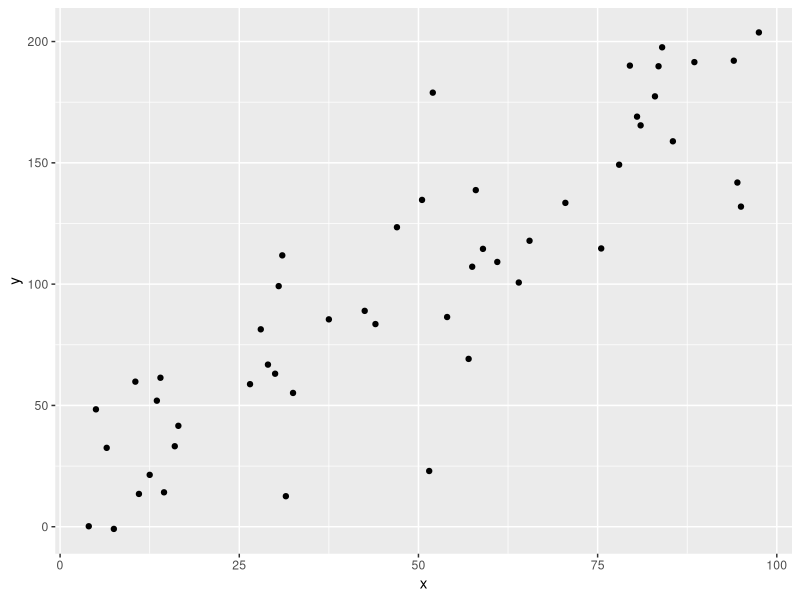
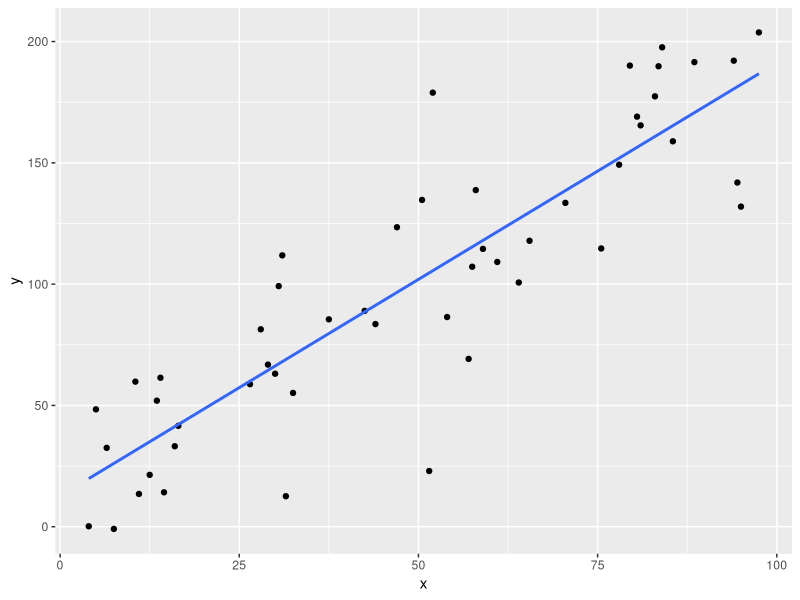

R code for these plots, in order:
## ---- chunk 1
x <- sample(seq(1,100,.5),50)
y <- 2*x + rnorm(50,0,30)
ggplot2::ggplot(data.frame(x,y), ggplot2::aes(x = x, y = y)) + 
        ggplot2::geom_point()
## ---- chunk 2
ggplot2::ggplot(data.frame(x,y), ggplot2::aes(x = x, y = y)) + 
        ggplot2::geom_point() + 
  ggplot2::geom_smooth(method='lm', formula= y~x, se = F)
## ---- chunk 3
x1 <- sample(seq(-100,250,.75),75)
x2 <- sample(seq(200,300,.1),75)
y <- 2*x1 -3*x2 + rnorm(75,0,25)

sim_data <- data.frame(y, x1, x2)

## ---- chunk 4
head(sim_data)
## ---- chunk 5
lm_mod <- lm(y ~ x1 + x2, data = sim_data)
summary(lm_mod)
## ---- chunk 6
glm_mod <- glm(y ~ x1 + x2, data = sim_data, family = "gaussian")
summary(glm_mod)
## ---- chunk 7
knitr::include_url("https://emilypalmer.shinyapps.io/GRM_LearnR/", 
  height = "800px")
